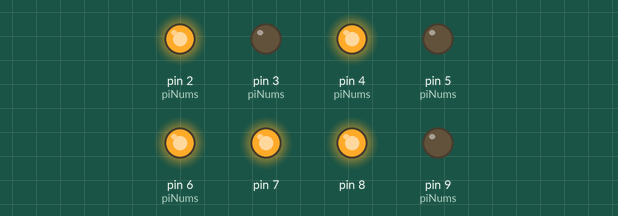
Recording of a sketch running on a simulated Arduino Uno, built with avr-gcc and run on an emulated ATmega328P. Shown: output pins drawn as LEDs (lit = HIGH).

Above: at 9.8 s.
At 14.8 s:
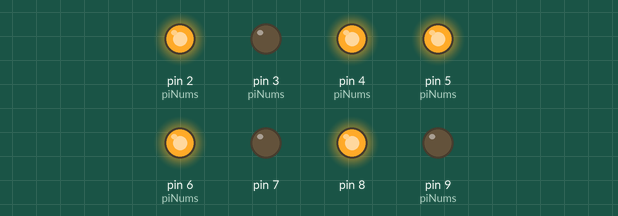
At 17.8 s:
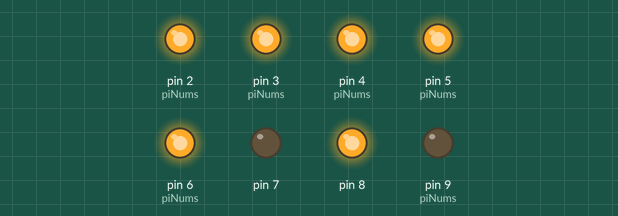
At 21.8 s:
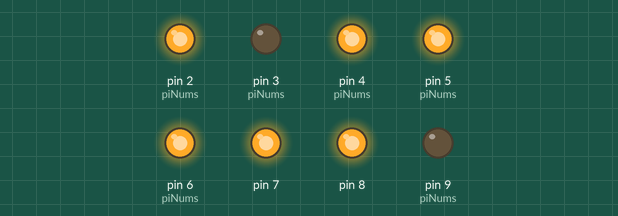
At 28.8 s:
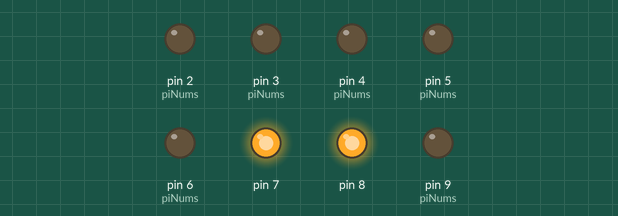
At 37.8 s:
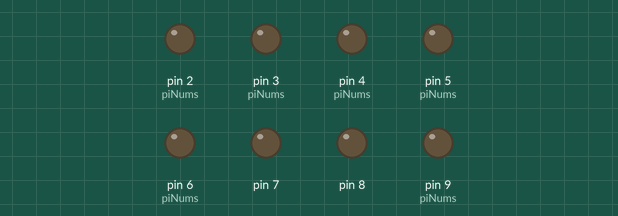
Timing chart, 0 to 40.0 s (numbered marks = the images above):
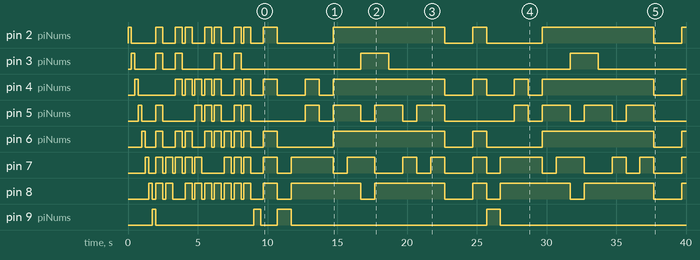

The sketch:

_7-segment.ino
```cpp
/*

 */

int piNums[] = {
  1, 4, 1, 5, 9, 2, 6, 5, 3, 5, 9
  };
int piCount = 11;

// the setup function runs once when you press reset or power the board
void setup() {
  // initialize digital pins 2-9 (don't use 0 or 1!) as output.
  pinMode(9, OUTPUT);
  pinMode(8, OUTPUT);
  pinMode(7, OUTPUT);
  pinMode(6, OUTPUT);
  pinMode(5, OUTPUT);
  pinMode(4, OUTPUT);
  pinMode(3, OUTPUT);
  pinMode(2, OUTPUT);
  pinTest();
  testNums();
}

void pinTest() {
  for (int i=2; i <= 9; i++){
    digitalWrite(i, HIGH);   // turn the LED on (HIGH is the voltage level)
    delay(250);              // wait for a second
    digitalWrite(i, LOW);    // turn the LED off by making the voltage LOW
  }
}

void testNums(){
  for (int thisNum = 0 ; thisNum <= 9; thisNum++) {
    num(thisNum,500);
    delay(200);
  }
  decimalPt(500);
  delay(200);
}

void decimalPt(int time){
  digitalWrite(9, HIGH);
  delay(time);
  digitalWrite(9, LOW);
}

void num(int number, int time){
  if (number == 1)
  {
    digitalWrite(8, HIGH);
    digitalWrite(7, HIGH);
    delay(time);
    digitalWrite(8, LOW);
    digitalWrite(7, LOW);

  }
  else if (number == 2)
  {

    digitalWrite(7, HIGH);
    digitalWrite(6, HIGH);
    digitalWrite(4, HIGH);
    digitalWrite(3, HIGH);
    digitalWrite(2, HIGH);
    delay(time);
    digitalWrite(7, LOW);
    digitalWrite(6, LOW);
    digitalWrite(4, LOW);
    digitalWrite(3, LOW);
    digitalWrite(2, LOW);

  }
  else if (number == 3)
  {

    digitalWrite(7, HIGH);
    digitalWrite(6, HIGH);
    digitalWrite(4, HIGH);
    digitalWrite(8, HIGH);
    digitalWrite(2, HIGH);
    delay(time);
    digitalWrite(7, LOW);
    digitalWrite(6, LOW);
    digitalWrite(4, LOW);
    digitalWrite(8, LOW);
    digitalWrite(2, LOW);

  }
  else if (number == 4)
  {

    digitalWrite(7, HIGH);
    digitalWrite(8, HIGH);
    digitalWrite(4, HIGH);
    digitalWrite(5, HIGH);

    delay(time);
    digitalWrite(7, LOW);
    digitalWrite(5, LOW);
    digitalWrite(4, LOW);
    digitalWrite(8, LOW);


  }
 else if (number == 5)
  {

    digitalWrite(5, HIGH);
    digitalWrite(6, HIGH);
    digitalWrite(4, HIGH);
    digitalWrite(8, HIGH);
    digitalWrite(2, HIGH);
    delay(time);
    digitalWrite(5, LOW);
    digitalWrite(6, LOW);
    digitalWrite(4, LOW);
    digitalWrite(8, LOW);
    digitalWrite(2, LOW);

  }
  else if (number == 6)
  {

    digitalWrite(8, HIGH);
    digitalWrite(5, HIGH);
    digitalWrite(6, HIGH);
    digitalWrite(4, HIGH);
    digitalWrite(3, HIGH);
    digitalWrite(2, HIGH);
    delay(time);
    digitalWrite(8, LOW);
    digitalWrite(5, LOW);
    digitalWrite(6, LOW);
    digitalWrite(4, LOW);
    digitalWrite(3, LOW);
    digitalWrite(2, LOW);

  }
  else if (number == 7)
  {

    digitalWrite(8, HIGH);
    digitalWrite(7, HIGH);
    digitalWrite(6, HIGH);

    delay(time);
    digitalWrite(8, LOW);
    digitalWrite(7, LOW);
    digitalWrite(6, LOW);


  }
  else if (number == 8)
  {

    digitalWrite(8, HIGH);
    digitalWrite(5, HIGH);
    digitalWrite(7, HIGH);
    digitalWrite(6, HIGH);
    digitalWrite(4, HIGH);
    digitalWrite(3, HIGH);
    digitalWrite(2, HIGH);
    delay(time);
    digitalWrite(8, LOW);
    digitalWrite(7, LOW);
    digitalWrite(5, LOW);
    digitalWrite(6, LOW);
    digitalWrite(4, LOW);
    digitalWrite(3, LOW);
    digitalWrite(2, LOW);

  }
  else if (number == 9)
  {

    digitalWrite(8, HIGH);
    digitalWrite(5, HIGH);
    digitalWrite(7, HIGH);
    digitalWrite(6, HIGH);
    digitalWrite(4, HIGH);
    digitalWrite(2, HIGH);
    delay(time);
    digitalWrite(8, LOW);
    digitalWrite(7, LOW);
    digitalWrite(5, LOW);
    digitalWrite(6, LOW);
    digitalWrite(4, LOW);
    digitalWrite(2, LOW);

  }
  else if (number == 0)
  {

    digitalWrite(8, HIGH);
    digitalWrite(5, HIGH);
    digitalWrite(7, HIGH);
    digitalWrite(6, HIGH);
    digitalWrite(3, HIGH);
    digitalWrite(2, HIGH);
    delay(time);
    digitalWrite(8, LOW);
    digitalWrite(7, LOW);
    digitalWrite(5, LOW);
    digitalWrite(6, LOW);
    digitalWrite(3, LOW);
    digitalWrite(2, LOW);

  }

}
// the loop function runs over and over again forever
void loop() {
  num(3,1000);
  decimalPt(1000);

  for (int thisNum = 0; thisNum < piCount; thisNum++) {
    num(piNums[thisNum], 1000);
  }
  delay(2000);
}
```

Measured:
- by itself, pin 2 (piNums): HIGH → LOW at 0.25 s, → HIGH 1.8 s later, → LOW 0.50 s later, → HIGH 0.90 s later, … (24 changes in this stretch)
- by itself, pin 3 (piNums): HIGH → LOW at 0.50 s, → HIGH 1.5 s later, → LOW 0.50 s later, → HIGH 0.90 s later, … (13 changes in this stretch)
- by itself, pin 4 (piNums): HIGH → LOW at 0.75 s, → HIGH 2.7 s later, → LOW 0.50 s later, → HIGH 0.20 s later, … (28 changes in this stretch)
- by itself, pin 5 (piNums): HIGH → LOW at 1.0 s, → HIGH 1.0 s later, → LOW 0.50 s later, → HIGH 2.3 s later, … (29 changes in this stretch)
- by itself, pin 6 (piNums): HIGH → LOW at 1.3 s, → HIGH 0.75 s later, → LOW 0.50 s later, → HIGH 0.90 s later, … (26 changes in this stretch)
- by itself, pin 7: HIGH → LOW at 1.5 s, → HIGH 0.50 s later, → LOW 0.50 s later, → HIGH 0.20 s later, … (38 changes in this stretch)
- by itself, pin 8: HIGH → LOW at 1.8 s, → HIGH 0.25 s later, → LOW 0.50 s later, → HIGH 0.20 s later, … (32 changes in this stretch)
- by itself, pin 9 (piNums): goes LOW 7.0 s, HIGH 0.50 s, LOW 1.2 s, HIGH 1.0 s, LOW 14.0 s, HIGH 1.0 s, then LOW
